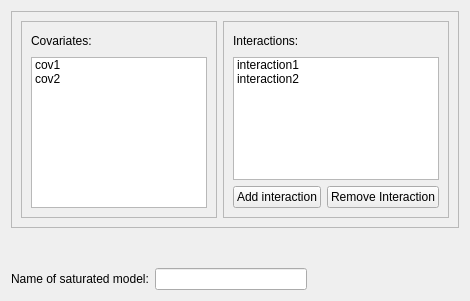
<?xml version="1.0" encoding="UTF-8"?>
<ui version="4.0">
 <class>WizardPage</class>
 <widget class="QWizardPage" name="WizardPage">
  <property name="geometry">
   <rect>
    <x>0</x>
    <y>0</y>
    <width>470</width>
    <height>301</height>
   </rect>
  </property>
  <property name="windowTitle">
   <string>WizardPage</string>
  </property>
  <property name="title">
   <string>Specify Saturated Model</string>
  </property>
  <property name="subTitle">
   <string>Specify all the covariates of interest and add interaction terms. All subsequent models will include increasingly narrow subsets of these terms.</string>
  </property>
  <layout class="QVBoxLayout" name="verticalLayout_3">
   <item>
    <widget class="QFrame" name="frame">
     <property name="frameShape">
      <enum>QFrame::StyledPanel</enum>
     </property>
     <property name="frameShadow">
      <enum>QFrame::Raised</enum>
     </property>
     <layout class="QHBoxLayout" name="horizontalLayout_3">
      <item>
       <widget class="QFrame" name="covariate_frame">
        <property name="frameShape">
         <enum>QFrame::StyledPanel</enum>
        </property>
        <property name="frameShadow">
         <enum>QFrame::Raised</enum>
        </property>
        <layout class="QVBoxLayout" name="verticalLayout">
         <item>
          <layout class="QHBoxLayout" name="horizontalLayout">
           <item>
            <widget class="QLabel" name="label">
             <property name="text">
              <string>Covariates:</string>
             </property>
            </widget>
           </item>
           <item>
            <spacer name="horizontalSpacer">
             <property name="orientation">
              <enum>Qt::Horizontal</enum>
             </property>
             <property name="sizeHint" stdset="0">
              <size>
               <width>40</width>
               <height>20</height>
              </size>
             </property>
            </spacer>
           </item>
          </layout>
         </item>
         <item>
          <widget class="QListWidget" name="cov_listWidget">
           <item>
            <property name="text">
             <string>cov1</string>
            </property>
            <property name="checkState">
             <enum>Unchecked</enum>
            </property>
           </item>
           <item>
            <property name="text">
             <string>cov2</string>
            </property>
            <property name="checkState">
             <enum>Unchecked</enum>
            </property>
           </item>
          </widget>
         </item>
        </layout>
       </widget>
      </item>
      <item>
       <widget class="QFrame" name="covariate_frame_2">
        <property name="frameShape">
         <enum>QFrame::StyledPanel</enum>
        </property>
        <property name="frameShadow">
         <enum>QFrame::Raised</enum>
        </property>
        <layout class="QVBoxLayout" name="verticalLayout_2">
         <item>
          <layout class="QHBoxLayout" name="horizontalLayout_2">
           <item>
            <widget class="QLabel" name="label_2">
             <property name="text">
              <string>Interactions:</string>
             </property>
            </widget>
           </item>
           <item>
            <spacer name="horizontalSpacer_2">
             <property name="orientation">
              <enum>Qt::Horizontal</enum>
             </property>
             <property name="sizeHint" stdset="0">
              <size>
               <width>40</width>
               <height>20</height>
              </size>
             </property>
            </spacer>
           </item>
          </layout>
         </item>
         <item>
          <widget class="QListWidget" name="cov_listWidget_2">
           <item>
            <property name="text">
             <string>interaction1</string>
            </property>
            <property name="checkState">
             <enum>Unchecked</enum>
            </property>
           </item>
           <item>
            <property name="text">
             <string>interaction2</string>
            </property>
            <property name="checkState">
             <enum>Unchecked</enum>
            </property>
           </item>
          </widget>
         </item>
         <item>
          <layout class="QHBoxLayout" name="horizontalLayout_4">
           <item>
            <spacer name="horizontalSpacer_3">
             <property name="orientation">
              <enum>Qt::Horizontal</enum>
             </property>
             <property name="sizeHint" stdset="0">
              <size>
               <width>40</width>
               <height>20</height>
              </size>
             </property>
            </spacer>
           </item>
           <item>
            <widget class="QPushButton" name="add_interaction_PushButton">
             <property name="text">
              <string>Add interaction</string>
             </property>
            </widget>
           </item>
           <item>
            <widget class="QPushButton" name="remove_interactio_PushButton">
             <property name="text">
              <string>Remove Interaction</string>
             </property>
            </widget>
           </item>
           <item>
            <spacer name="horizontalSpacer_4">
             <property name="orientation">
              <enum>Qt::Horizontal</enum>
             </property>
             <property name="sizeHint" stdset="0">
              <size>
               <width>40</width>
               <height>20</height>
              </size>
             </property>
            </spacer>
           </item>
          </layout>
         </item>
        </layout>
       </widget>
      </item>
     </layout>
    </widget>
   </item>
   <item>
    <widget class="QLabel" name="label_4">
     <property name="text">
      <string> 
 </string>
     </property>
    </widget>
   </item>
   <item>
    <layout class="QHBoxLayout" name="horizontalLayout_5">
     <item>
      <widget class="QLabel" name="label_3">
       <property name="text">
        <string>Name of saturated model:</string>
       </property>
      </widget>
     </item>
     <item>
      <widget class="QLineEdit" name="saturated_model_name_lineEdit"/>
     </item>
     <item>
      <spacer name="horizontalSpacer_5">
       <property name="orientation">
        <enum>Qt::Horizontal</enum>
       </property>
       <property name="sizeHint" stdset="0">
        <size>
         <width>40</width>
         <height>20</height>
        </size>
       </property>
      </spacer>
     </item>
    </layout>
   </item>
   <item>
    <spacer name="verticalSpacer">
     <property name="orientation">
      <enum>Qt::Vertical</enum>
     </property>
     <property name="sizeHint" stdset="0">
      <size>
       <width>20</width>
       <height>40</height>
      </size>
     </property>
    </spacer>
   </item>
  </layout>
 </widget>
 <resources/>
 <connections/>
</ui>
